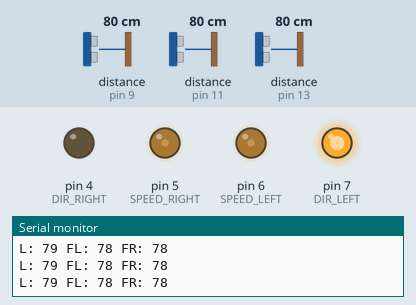
A sketch run on a simulated Arduino Uno, built with avr-gcc and run on an emulated ATmega328P. Parts: output pins drawn as LEDs (lit = HIGH), the last lines printed to the serial monitor. Wiring (inferred from the names in the program): 3 × ultrasonic range finder: trigger pin 8, echo pin 9 / trigger pin 10, echo pin 11 / trigger pin 12, echo pin 13. Dashed ring = blinking. The inputs (shaded band) are chosen by the test bench; at power-on: distance to the obstacle (sensors on pin 9, pin 11, pin 13) 80 cm. The echo pulse lasts 58.3 µs per cm; pins used as bus, display or sensor lines are not drawn.

Above: at 1.2 s.
1.3 s: distance to the obstacle (sensor on pin 9) set to 18 cm
At 2.7 s:
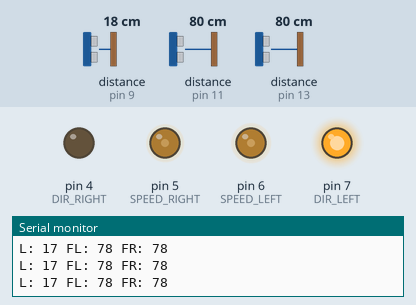
3.0 s: distance to the obstacle (sensor on pin 11) set to 12 cm
4.5 s: distance to the obstacle (sensor on pin 11) set to 9 cm
At 4.93 s:
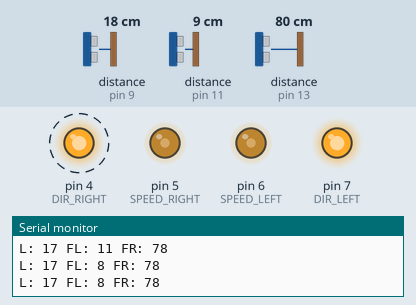
7.5 s: distance to the obstacle (sensor on pin 9) set to 35 cm
10.5 s: distance to the obstacle (sensor on pin 11) set to 35 cm
At 11.9 s:
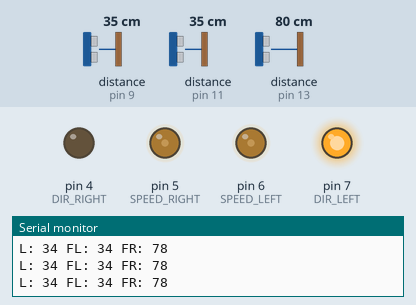
Timing chart, 0 to 13.2 s (numbered marks = the images above; inputs shaded):
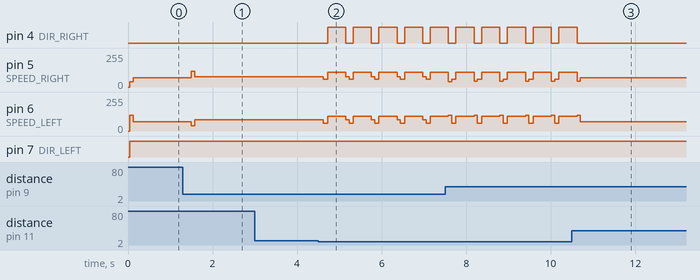

Measured:
- the behaviour switches between 11 and 10 cm on distance to the obstacle (sensor on pin 11) (found by bisection; images 1 and 2)
- after the input at 1.3 s, pin 5 (SPEED_RIGHT): 70/255 → 120/255 after 0.19 s, → 76/255 0.08 s later; pin 6 (SPEED_LEFT): 70/255 → 40/255 after 0.19 s, → 84/255 0.08 s later
- after the input at 4.5 s, pin 4 (DIR_RIGHT): alternates HIGH for 0.43 s and LOW for 0.18 s, starting after 0.22 s; pin 5 (SPEED_RIGHT): 76/255 → 60/255 after 0.12 s, then repeats every 0.61 s: 110/255 0.43 s, 76/255 0.08 s, 60/255 0.10 s
- after the input at 10.5 s, pin 4 (DIR_RIGHT): goes on until 10.6 s, then stays LOW

The sketch:

main.ino
```cpp
// Right/left
#define DIR_RIGHT 4
#define SPEED_RIGHT 5
#define DIR_LEFT 7
#define SPEED_LEFT 6

#define FORWARD_RIGHT LOW
#define BACKWARD_RIGHT HIGH
#define FORWARD_LEFT HIGH
#define BACKWARD_LEFT LOW

// HC-SR04
#define TRIG_LEFT 8
#define ECHO_LEFT 9

#define TRIG_FRONT_LEFT 10
#define ECHO_FRONT_LEFT 11

#define TRIG_FRONT_RIGHT 12
#define ECHO_FRONT_RIGHT 13

// Скорость
int base_speed = 80;
int MAX_SPEED = 120;

// PID
float Kp = 2.0;
float Ki = 0.0;
float Kd = 1.0;

float previous_error = 0;
float integral = 0;

int target_distance_left = 15; // см

// Состояния
enum State { MOVE_FORWARD, TURN_RIGHT, SEARCH_WALL};
State state = MOVE_FORWARD;

// Движение
void move(bool right_dir, int right_speed, bool left_dir, int left_speed){
  digitalWrite(DIR_RIGHT, right_dir);
  digitalWrite(DIR_LEFT, left_dir);
  analogWrite(SPEED_RIGHT, right_speed);
  analogWrite(SPEED_LEFT, left_speed);
}

void forward(int speed){
  move(FORWARD_RIGHT, speed, FORWARD_LEFT, speed);
}

void rotate_right(int speed){
  move(BACKWARD_RIGHT, speed, FORWARD_LEFT, speed);
}

// HC-SR04 функция
long readDistance(int trigPin, int echoPin) {
  digitalWrite(trigPin, LOW);
  delayMicroseconds(2);

  digitalWrite(trigPin, HIGH);
  delayMicroseconds(10);
  digitalWrite(trigPin, LOW);

  long duration = pulseIn(echoPin, HIGH, 20000); // таймаут

  long distance = duration * 0.034 / 2; // см
  return distance;
}

// PID
int computePID(int distance_left) {
    float error = target_distance_left - distance_left;
    integral += error;
    float derivative = error - previous_error;
    previous_error = error;

    float output = Kp*error + Ki*integral + Kd*derivative;

    if(output > 40) output = 40;
    if(output < -40) output = -40;

    return (int)output;
}

// Движение вдоль стены
void follow_wall_left(int distance_left) {
    int correction = computePID(distance_left);

    int left_speed = base_speed - correction;
    int right_speed = base_speed + correction;

    if(left_speed > MAX_SPEED) left_speed = MAX_SPEED;
    if(left_speed < 0) left_speed = 0;

    if(right_speed > MAX_SPEED) right_speed = MAX_SPEED;
    if(right_speed < 0) right_speed = 0;

    move(FORWARD_RIGHT, right_speed, FORWARD_LEFT, left_speed);
}

void setup() {
  pinMode(DIR_RIGHT, OUTPUT);
  pinMode(DIR_LEFT, OUTPUT);
  pinMode(SPEED_RIGHT, OUTPUT);
  pinMode(SPEED_LEFT, OUTPUT);

  pinMode(TRIG_LEFT, OUTPUT);
  pinMode(ECHO_LEFT, INPUT);

  pinMode(TRIG_FRONT_LEFT, OUTPUT);
  pinMode(ECHO_FRONT_LEFT, INPUT);

  pinMode(TRIG_FRONT_RIGHT, OUTPUT);
  pinMode(ECHO_FRONT_RIGHT, INPUT);

  Serial.begin(9600);
}


void loop() {
  int dist_left = readDistance(TRIG_LEFT, ECHO_LEFT);
  delay(10);
  int dist_front_left = readDistance(TRIG_FRONT_LEFT, ECHO_FRONT_LEFT);
  delay(10);
  int dist_front_right = readDistance(TRIG_FRONT_RIGHT, ECHO_FRONT_RIGHT);

  Serial.print("L: "); Serial.print(dist_left);
  Serial.print(" FL: "); Serial.print(dist_front_left);
  Serial.print(" FR: "); Serial.println(dist_front_right);

  switch(state) {

    case MOVE_FORWARD:
      follow_wall_left(dist_left);

      if(dist_front_left < 10 || dist_front_right < 10) {
          state = TURN_RIGHT;
      }
      else if(dist_left > 25) {
          state = SEARCH_WALL;
      }
      break;

    case TURN_RIGHT:
      forward(60);
      delay(100);

      rotate_right(110);
      delay(350);

      state = MOVE_FORWARD;
      break;

    case SEARCH_WALL:
      forward(70);

      if(dist_left < 20) {
          state = MOVE_FORWARD;
      }
      break;
  }

  delay(50);
}
```
